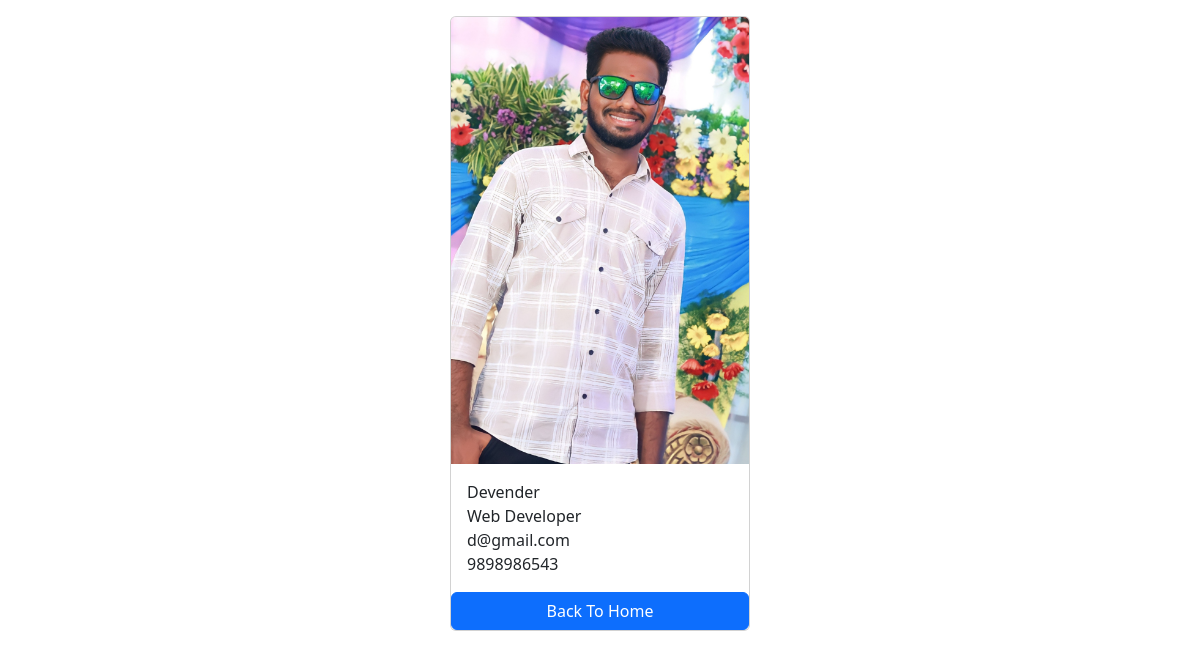
The app's page /employees/6/ with its own data.
### salary/models.py (models this page shows)
class Employee(models.Model):
    first_name=models.CharField(max_length=100)
    last_name=models.CharField(max_length=100)
    photo=models.ImageField(upload_to='images')
    designation=models.CharField(max_length=100)
    email_address=models.EmailField(max_length=100,unique=True)
    phone_number=models.CharField(max_length=10,blank=True)

### salary/views.py (the view)
# urls.py: path('<int:pk>/',views.employee_detail,name='employee_detail'),
def employee_detail(request,pk):
    employee=get_object_or_404(Employee,pk=pk)
    context={
        'employee':employee,
    }
    return render(request,'employee_detail.html',context)

### templates/employee_detail.html (shortened to what this page needs)
<!DOCTYPE html>
<html lang="en">
<head>
    <link href="https://cdn.jsdelivr.net/npm/bootstrap@5.3.2/dist/css/bootstrap.min.css" rel="stylesheet">
</head>
<body>
    <div class="container mt-3">
        <div class="card mx-auto" style="width:300px">
            <img src="{{employee.photo.url}}" class="card-img-top">
            <div class="card-body">
            <p class="card-text m-0">{{employee.first_name}}{{employee.last_name}}</p>
            <p class="card-text m-0">{{employee.designation}}</p>
            <p class="card-text m-0">{{employee.email_address}}</p>
            <p class="card-text m-0">{{employee.phone_number}}</p>
            </div>
            <a href="{% url "home" %}" class="btn btn-primary">Back To Home</a>
        </div>
    </div>
</body>
</html>

### records on screen
Employee: photo (picture), first_name "Devend", last_name "er", designation "Web Developer", email_address "d@gmail.com", phone_number "9898986543"
